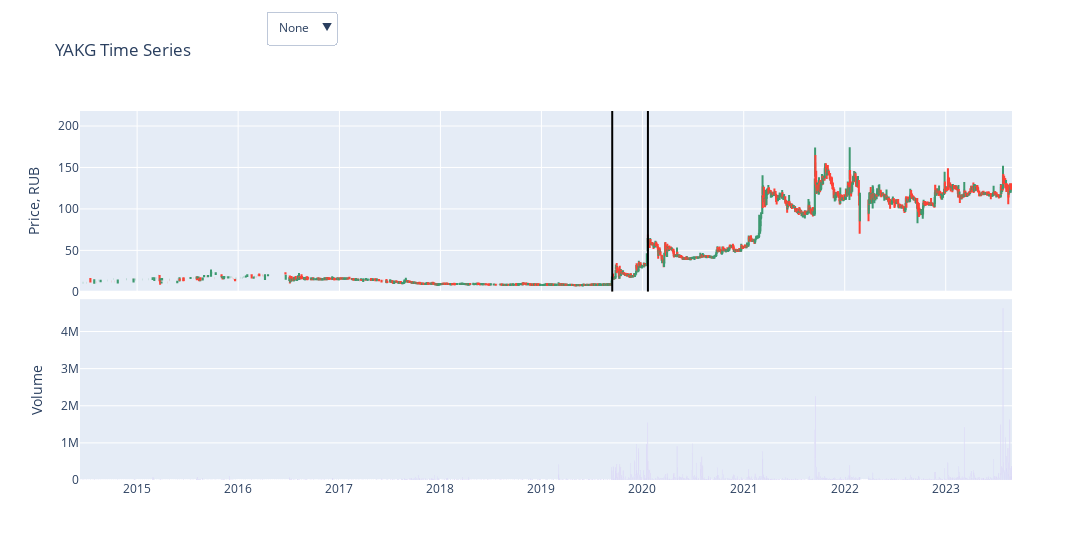

Notebook code for this chart:
### Code cell
# example, anomaly_plot used for mark visualisation
marked_df = processed_df[processed_df["SECID"]==token]
anomaly_plot(marked_df, pd.get_dummies(marked_df["mark"]), n_list)
